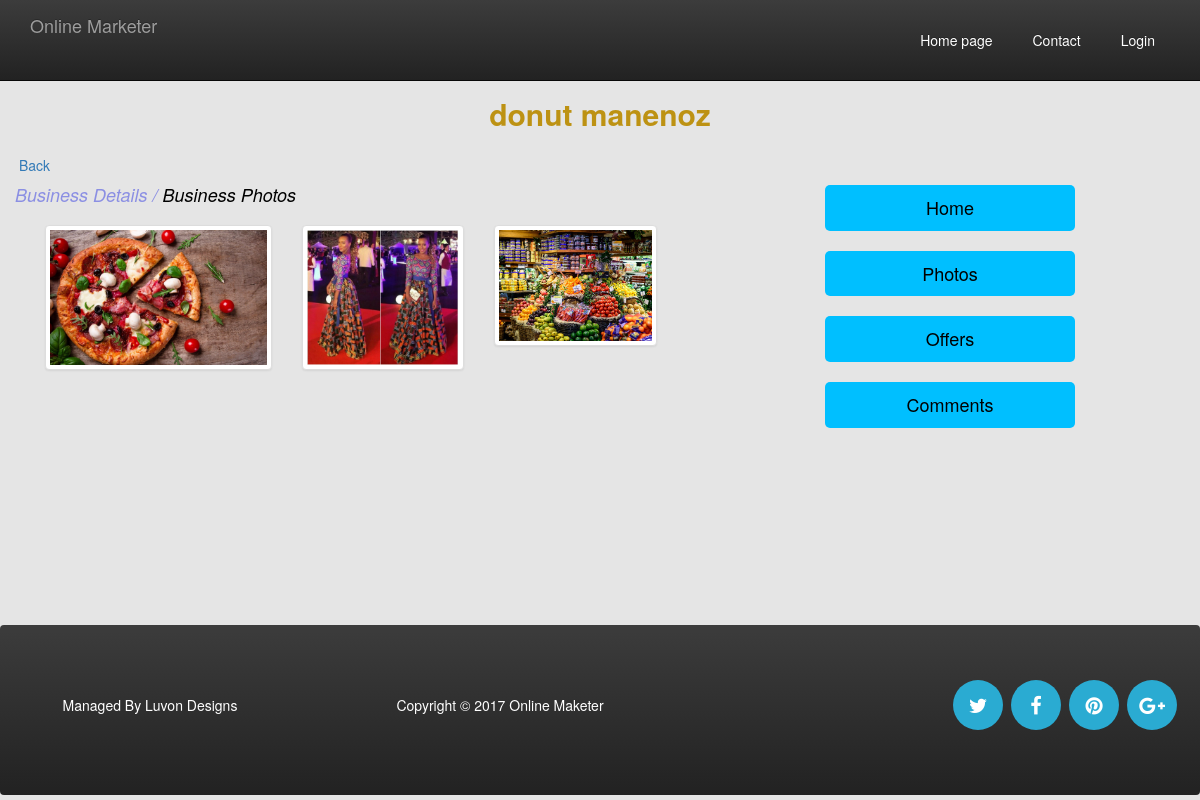
/index.php?q=details&b=10&r=pics, run on the app's committed database.
### tables this page shows
CREATE TABLE `businesses` (
  `businessId` int(11) NOT NULL,
  `businessName` varchar(100) NOT NULL,
  `slogan` varchar(200) DEFAULT NULL,
  `addedOn` timestamp NOT NULL DEFAULT CURRENT_TIMESTAMP,
  `category` varchar(200) NOT NULL,
  `description` text NOT NULL,
  `address` varchar(100) NOT NULL,
  `phoneNo` varchar(30) NOT NULL,
  `email` varchar(50) NOT NULL,
  `owner` varchar(200) NOT NULL,
  `profilePic` varchar(100) NOT NULL,
  `locatedAt` varchar(200) NOT NULL,
  `website` varchar(100) DEFAULT NULL,
  `activeLevel` int(11) NOT NULL DEFAULT '2'
);

CREATE TABLE `pics` (
  `picId` int(11) NOT NULL,
  `picture` varchar(100) NOT NULL,
  `picTitle` varchar(100) NOT NULL,
  `businessId` int(11) NOT NULL
);

### functions/businessDetails.php (the view, shortened to what this page needs)
<?php
function businessPics ()
{
    global $conn, $busPic;
    echo "<div class=\"col-sm-8\" style='min-height:450px;'>
        <h4 class=\"text-left\" style=\"font-style: italic; color: #0610e066\"> Business Details / <span style=\"color: #000\">Business Photos</span></h4>
            <section class=\"pics\">
                <div class=\"gallery\" style=\"margin-bottom: 30px;margin-left: 30px;\">
                    <div class=\"row\">
            ";
            $busId = $_GET['b'];
            $ch_pic = "SELECT * FROM businesses WHERE businessId =".$busId;
            $r_pic = mysqli_query($conn, $ch_pic) or die(mysqli_error($conn));
            $comm = mysqli_fetch_array($r_pic);
            $b_pic = $comm['profilePic'];
            echo "
                    <div class=\"col-md-4\">
                        <a href=\"images/uploads/". $b_pic."\" data-title=\"First image\" data-lightbox=\"company\">
                            <img src=\"images/uploads/". $b_pic."\" class=\" img-thumbnail\" alt=\"Business iamge\" width=\"400\">
                        </a>
                    </div>
                    ";
                $check_pic = "SELECT * FROM pics WHERE businessId =".$busId;
                $res_pic = mysqli_query($conn, $check_pic) or die(mysqli_error($conn));
                    while ($row_comm = mysqli_fetch_array($res_pic)) {
                        $pic = $row_comm['picture'];
                        $picTitle = $row_comm['picTitle'];
                        echo "
                            <div class=\"col-md-3\">
                                <a href=\"images/pics/". $pic."\" data-title=\"".$picTitle."\" data-lightbox=\"company\">
                                    <img src=\"images/pics/". $pic."\" class=\" img-thumbnail\" alt=\"Business iamge\" width=\"300\">
                                </a>
                            </div>
                            ";
                }
        echo "
                </div>
            </div>
        </section>
    </div>";
}
?>

### pages/details.php (shortened to what this page needs)
<?php
if (isset($_GET['b'])) {
    $busin = htmlspecialchars($_GET['b']);
}
?>
<!DOCTYPE html>
<html>
    <head>
    </head>
    <body>
        <?php
        $check_bus = "SELECT * FROM businesses WHERE businessId=" . $busin;
        $res_bus = mysqli_query($conn, $check_bus) or die(mysqli_error($conn));
        $row_bus = mysqli_fetch_array($res_bus);
        $bName = $row_bus['businessName'];
        ?>
        <div class="container-fluid top">
            <h2 class="text-center text"><?php echo $bName; ?> </h2>
            <a href="<?php echo $_SERVER['PHP_SELF']; ?>?home"><span class="fa-long-arrow-left">Back</span></a>
            <div class="row">
              <?php
                if(isset($_GET['r']))
                {
                    if ( $_GET['r'] == "offers") {
                        businessOffers();
                    }
                    elseif ( $_GET['r'] == "comments") {
                        businessComments();
                    }
                    elseif ( $_GET['r'] == "pics") {
                        businessPics();
                    }
                }
                else{
                    businessDetails ();
                }
              ?>
                <div class="col-lg-3 col-md-3 col-sm-6">
                    <div class="busLinks">
                        <ul>
                            <li>
                                <a href="<?php echo htmlspecialchars($_SERVER['PHP_SELF']); ?>?q=details&b=<?php echo $busin;?>">Home</a>
                            </li>
                            <li>
                                <a href="<?php echo htmlspecialchars($_SERVER['PHP_SELF']); ?>?q=details&b=<?php echo $busin ?>&r=pics">Photos</a>
                            </li>
                            <li>
                                <a href="<?php echo htmlspecialchars($_SERVER['PHP_SELF']); ?>?q=details&b=<?php echo $busin ?>&r=offers">Offers</a>
                            </li>
                            <li>
                                <a href="<?php echo htmlspecialchars($_SERVER['PHP_SELF']); ?>?q=details&b=<?php echo $busin ?>&r=comments&key=1">Comments</a>
                            </li>
                        </ul>
                    </div>
                </div>
            </div>
        </div>
    </body>
</html>

### styles/styles.css (style rules this page uses)
body { padding-top: 77px; background-color:#E5E5E5; }
h1,h2,h3,h4,h5 { color: blue; padding-bottom: 10px; }
.top { padding-top: 20px; }
.text { font-weight: bold; color:#bd9213; padding-bottom: 15px; margin-top: -20px; }
.busLinks ul { margin-left: 0px; padding-left:0px; }
.busLinks li { padding: 10px; list-style: none; }
.busLinks li a { padding: 10px; background-color: deepskyblue; display: block; border-radius:5px; text-align: center; font-size: 18px; color: #000; }

### styles/newStyles.css (style rules this page uses)
.pics { min-height: 400px; }

### data on the page
businesses: businessName "donut manenoz", profilePic (picture)
pics: picture (picture)
pics: picture (picture)
